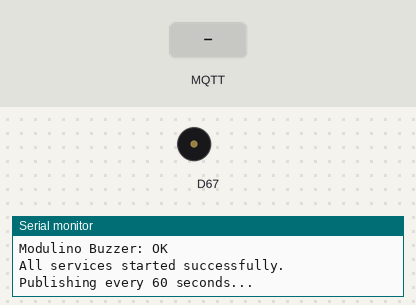
Simulated run of this sketch. Board: Arduino Uno R4 WiFi. Shown: buzzer (waves = sounding), the last lines printed to the serial monitor. Inputs (shaded band) come from the test bench. WiFi joins after 1.5 s; servers stay silent unless stated; no MQTT or app messages arrive unless stated.

Above: at 2.7 s.
2.8 s: MQTT message "teston" arrives on the second subscribed topic
At 5.6 s:
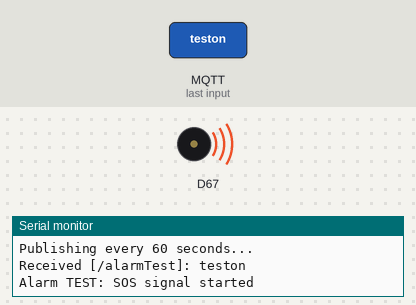
13.3 s: MQTT message "on" arrives on the second subscribed topic
At 14.9 s:
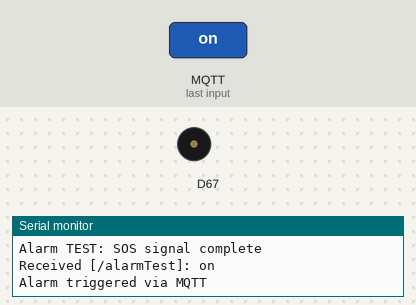
Timing chart, 0 to 15.8 s (numbered marks = the images above; inputs shaded):
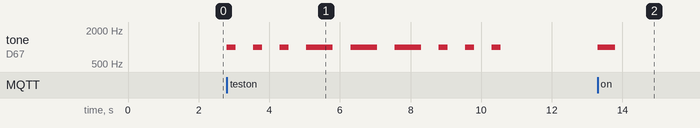

The sketch:

HiveMQ_with_Arduino.ino
```cpp
/*
  HiveMQ_with_Arduino
  Arduino UNO R4 WiFi + Modulino Thermo + Modulino Buzzer
  Connects to HiveMQ Cloud MQTT broker over TLS (port 8883).
  Publishes sensor data (temperature, humidity, alarm status) every 60 seconds.
  Subscribes to alarm topic and triggers buzzer when temperature > 35 C.
*/

#include <WiFiS3.h>
#include <ArduinoMqttClient.h>
#include <ArduinoJson.h>
#include <Modulino.h>

// ── WiFi credentials ────────────────────────────────────────────────
const char WIFI_SSID[] = "YOUR_WIFI_SSID";
const char WIFI_PASS[] = "YOUR_WIFI_PASSWORD";

// ── MQTT broker settings ────────────────────────────────────────────
const char MQTT_BROKER[] = "YOUR_HIVEMQ_BROKER.s2.eu.hivemq.cloud";
const int  MQTT_PORT     = 8883;
const char MQTT_USER[]   = "YOUR_MQTT_USERNAME";
const char MQTT_PASS[]   = "YOUR_MQTT_PASSWORD";

// ── Timing ──────────────────────────────────────────────────────────
const unsigned long PUBLISH_INTERVAL = 60000;
const unsigned long TIMEOUT          = 5000;
const float ALARM_THRESHOLD          = 35.0;

// ── Objects ─────────────────────────────────────────────────────────
WiFiSSLClient wifiClient;
MqttClient    mqttClient(wifiClient);
ModulinoThermo thermo;
ModulinoBuzzer buzzer;

// ── Topics (built with MAC address in setup) ────────────────────────
String topicPublish;    // /<mac>/sensorData
String topicSubscribe;  // /<mac>/alarm/status
const char TOPIC_ALARM_TEST[] = "/alarmTest";

// ── State ───────────────────────────────────────────────────────────
unsigned long previousMillis = 0;
bool allOk = false;
bool alarmActive = false;

// ── SOS alarm test state (non-blocking) ─────────────────────────────
// SOS pattern: . . . - - - . . .
// Short tone = 250ms, Long tone = 750ms, Gap between tones = 500ms
// Pattern: tone_ms, gap_ms, tone_ms, gap_ms, ...  (ends with last tone, no trailing gap)
const unsigned int SOS_PATTERN[] = {
   250,  500,  // S: dot
   250,  500,  //    dot
   250,  500,  //    dot + gap before O
   750,  500,  // O: dash
   750,  500,  //    dash
   750,  500,  //    dash + gap before S
   250,  500,  // S: dot
   250,  500,  //    dot
   250          //    dot (last, no trailing gap)
};
const int SOS_PATTERN_LEN = sizeof(SOS_PATTERN) / sizeof(SOS_PATTERN[0]);
bool alarmTestActive = false;
unsigned long sosStepStart = 0;
int sosStepIndex = 0;

// ── Get WiFi MAC address as string ──────────────────────────────────
String getMacAddress() {
  byte mac[6];
  WiFi.macAddress(mac);
  String macStr;
  for (int i = 5; i >= 0; i--) {
    if (mac[i] < 0x10) macStr += "0";
    macStr += String(mac[i], HEX);
    if (i > 0) macStr += ":";
  }
  macStr.toUpperCase();
  return macStr;
}

// ── Connect to WiFi ─────────────────────────────────────────────────
bool connectWiFi() {
  Serial.print("Connecting to WiFi: ");
  Serial.println(WIFI_SSID);

  int status = WL_IDLE_STATUS;
  int attempts = 0;
  while (status != WL_CONNECTED && attempts < 5) {
    status = WiFi.begin(WIFI_SSID, WIFI_PASS);
    if (status != WL_CONNECTED) {
      attempts++;
      Serial.println("WiFi connection failed, retrying in 5s...");
      delay(5000);
    }
  }

  if (status != WL_CONNECTED) {
    Serial.println("WiFi: FAILED");
    return false;
  }

  Serial.println("WiFi: OK");
  Serial.print("Waiting for IP address");
  unsigned long ipStart = millis();
  while (WiFi.localIP() == IPAddress(0, 0, 0, 0) && millis() - ipStart < 10000) {
    delay(500);
    Serial.print(".");
  }
  Serial.println();
  Serial.print("IP address: ");
  Serial.println(WiFi.localIP());
  Serial.print("MAC address: ");
  Serial.println(getMacAddress());
  return true;
}

// ── Connect to MQTT broker ──────────────────────────────────────────
bool connectMQTT() {
  Serial.print("Connecting to MQTT broker: ");
  Serial.println(MQTT_BROKER);

  mqttClient.setUsernamePassword(MQTT_USER, MQTT_PASS);

  int attempts = 0;
  while (!mqttClient.connect(MQTT_BROKER, MQTT_PORT) && attempts < 5) {
    attempts++;
    Serial.print("MQTT connection failed, error code: ");
    Serial.println(mqttClient.connectError());
    Serial.println("Retrying in 5s...");
    delay(5000);
  }

  if (!mqttClient.connected()) {
    Serial.println("MQTT Broker: FAILED");
    return false;
  }

  Serial.println("MQTT Broker: OK");

  // Subscribe to alarm topic and test topic
  mqttClient.subscribe(topicSubscribe);
  mqttClient.subscribe(TOPIC_ALARM_TEST);
  Serial.print("Subscribed to: ");
  Serial.println(topicSubscribe);
  Serial.print("Subscribed to: ");
  Serial.println(TOPIC_ALARM_TEST);
  Serial.print("Publishing to: ");
  Serial.println(topicPublish);

  return true;
}

// ── Initialize Modulino devices ─────────────────────────────────────
bool initModulino() {
  Modulino.begin();
  Serial.println("Modulino I2C: OK");

  unsigned long start = millis();
  bool thermoOk = false;
  while (millis() - start < TIMEOUT) {
    if (thermo.begin()) {
      thermoOk = true;
      break;
    }
  }
  if (thermoOk) {
    Serial.println("Modulino Thermo: OK");
  } else {
    Serial.println("Modulino Thermo: FAILED");
    return false;
  }

  start = millis();
  bool buzzerOk = false;
  while (millis() - start < TIMEOUT) {
    if (buzzer.begin()) {
      buzzerOk = true;
      break;
    }
  }
  if (buzzerOk) {
    Serial.println("Modulino Buzzer: OK");
  } else {
    Serial.println("Modulino Buzzer: FAILED");
    return false;
  }

  return true;
}

// ── Publish sensor data as JSON ─────────────────────────────────────
void publishSensorData() {
  float temperature = thermo.getTemperature();
  float humidity    = thermo.getHumidity();

  // Alarm logic (skip if alarm test is running)
  if (!alarmTestActive) {
    if (temperature > ALARM_THRESHOLD) {
      alarmActive = true;
      buzzer.tone(1000, 500);  // 1kHz tone for 500ms
    } else {
      alarmActive = false;
      buzzer.noTone();
    }
  }

  const char* alarmStatus = alarmActive ? "alarmOn" : "alarmOff";

  // Build JSON
  JsonDocument doc;
  JsonObject sensorData = doc["sensorData"].to<JsonObject>();
  JsonArray modulinoThermo = sensorData["ModulinoThermo"].to<JsonArray>();

  JsonObject ts = modulinoThermo.add<JsonObject>();
  ts["timestamp"] = WiFi.getTime();  // Epoch time (UTC) via NTP

  JsonObject temp = modulinoThermo.add<JsonObject>();
  temp["temperature"] = serialized(String(temperature, 1));

  JsonObject hum = modulinoThermo.add<JsonObject>();
  hum["humidity"] = serialized(String(humidity, 1));

  JsonObject alarm = modulinoThermo.add<JsonObject>();
  alarm["alarmStatus"] = alarmStatus;

  // Publish
  mqttClient.beginMessage(topicPublish);
  serializeJson(doc, mqttClient);
  mqttClient.endMessage();

  // Serial output
  Serial.print("Published to ");
  Serial.print(topicPublish);
  Serial.print(": ");
  serializeJson(doc, Serial);
  Serial.println();
}

// ── Handle incoming MQTT messages ───────────────────────────────────
void onMqttMessage(int messageSize) {
  String topic = mqttClient.messageTopic();
  String payload;
  while (mqttClient.available()) {
    payload += (char)mqttClient.read();
  }

  Serial.print("Received [");
  Serial.print(topic);
  Serial.print("]: ");
  Serial.println(payload);

  // Handle alarm test topic — start SOS pattern
  if (topic == TOPIC_ALARM_TEST && payload == "teston") {
    alarmTestActive = true;
    sosStepIndex = 0;
    sosStepStart = millis();
    buzzer.tone(1000, SOS_PATTERN[0]);  // start first dot
    Serial.println("Alarm TEST: SOS signal started");
    return;
  }

  // Handle alarm status topic
  if (payload == "on") {
    alarmActive = true;
    buzzer.tone(1000, 500);
    Serial.println("Alarm triggered via MQTT");
  } else if (payload == "off") {
    alarmActive = false;
    buzzer.noTone();
    Serial.println("Alarm cleared via MQTT");
  }
}

// ═════════════════════════════════════════════════════════════════════
void setup() {
  Serial.begin(115200);
  unsigned long start = millis();
  while (!Serial && millis() - start < TIMEOUT) {}

  Serial.println("=== HiveMQ MQTT Sensor Station ===");
  Serial.println();

  // 1. Connect WiFi
  if (!connectWiFi()) {
    Serial.println("Cannot proceed without WiFi.");
    return;
  }

  // 2. Build MQTT topics using MAC address
  String mac = getMacAddress();
  mac.replace(":", "");
  topicPublish   = "/" + mac + "/sensorData";
  topicSubscribe = "/" + mac + "/alarm/status";

  // 3. Connect MQTT
  if (!connectMQTT()) {
    Serial.println("Cannot proceed without MQTT.");
    return;
  }

  // 4. Initialize Modulino sensors
  if (!initModulino()) {
    Serial.println("Cannot proceed without sensors.");
    return;
  }

  Serial.println();
  Serial.println("All services started successfully.");
  Serial.println("Publishing every 60 seconds...");
  Serial.println();

  // Set MQTT message handler
  mqttClient.onMessage(onMqttMessage);

  allOk = true;
}

void loop() {
  if (!allOk) return;

  // Keep MQTT connection alive and process incoming messages
  mqttClient.poll();

  // Reconnect if disconnected
  if (!mqttClient.connected()) {
    Serial.println("MQTT disconnected, reconnecting...");
    connectMQTT();
  }

  // SOS pattern state machine
  if (alarmTestActive && millis() - sosStepStart >= SOS_PATTERN[sosStepIndex]) {
    sosStepIndex++;
    if (sosStepIndex >= SOS_PATTERN_LEN) {
      // SOS complete
      alarmTestActive = false;
      buzzer.noTone();
      Serial.println("Alarm TEST: SOS signal complete");
    } else {
      sosStepStart = millis();
      if (sosStepIndex % 2 == 0) {
        // Even index = tone step
        buzzer.tone(1000, SOS_PATTERN[sosStepIndex]);
      } else {
        // Odd index = gap step (silence)
        buzzer.noTone();
      }
    }
  }

  // Publish on interval (non-blocking)
  unsigned long currentMillis = millis();
  if (currentMillis - previousMillis >= PUBLISH_INTERVAL) {
    previousMillis = currentMillis;
    publishSensorData();
  }
}
```

Measured:
- after the input at 2.8 s, tone on D67: plays 1000 Hz for 0.25 s, 1000 Hz for 0.25 s, 1000 Hz for 0.25 s, 1000 Hz for 0.75 s, 1000 Hz for 0.75 s, 1000 Hz for 0.75 s … (9 notes in this stretch), starting at once
- after the input at 13.3 s, tone on D67: silent → 1000 Hz at once, → silent 0.50 s later
